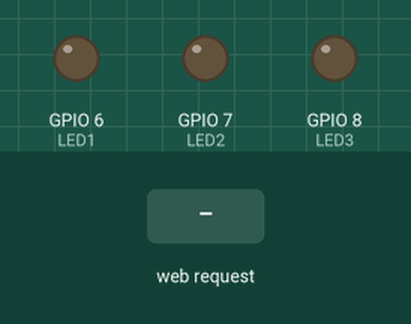
A sketch run on a simulated ESP8266 (NodeMCU). Parts: output pins drawn as LEDs (lit = HIGH). The inputs (shaded band) are chosen by the test bench. What the sketch prints to the serial monitor is not drawn.

Above: at 1.2 s.
1.3 s: HTTP request GET /led1/on received
At 2.2 s:
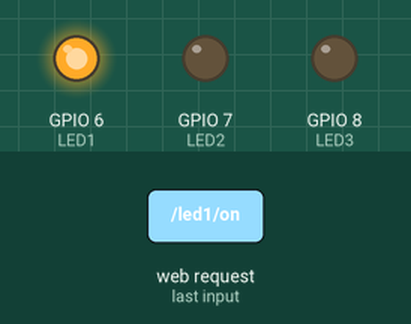
2.8 s: HTTP request GET /led3/on received
At 3.3 s:
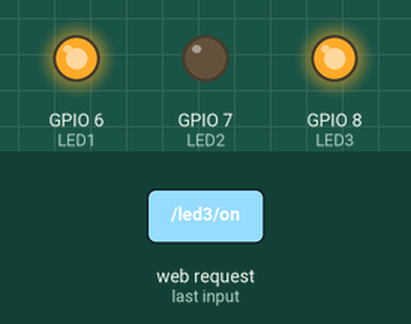
Timing chart, 0 to 5.8 s (numbered marks = the images above; inputs shaded):
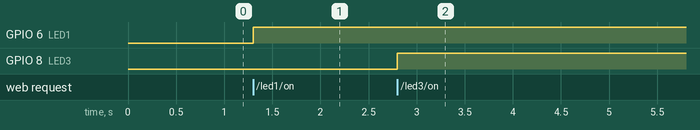

Measured:
- after the input at 1.3 s, GPIO 6 (LED1): LOW → HIGH at once
- after the input at 2.8 s, GPIO 8 (LED3): LOW → HIGH at once

The sketch:

NodeMCU--ESP8266--with-WebServer.ino
```cpp
//This is the complete code of the project. Here I used 3 LEDS and microcontroller board NodeMCU esp8266 with pin no. 5, 6, and 7
//Created by Prince Kumar Kushwaha
#include <ESP8266WiFi.h>
#include <ESP8266mDNS.h>

#define LED1 6
#define LED2 7
#define LED3 8

char webpage[] PROGMEM = R"=====(
<!DOCTYPE html>
<html>
<body>
    <center>
        <h1> <u>Home Automation using NodeMCU </u></h1>
        <br>
        <h2> <u> Design by Prince Kumar Kushwaha </u></h2>
        <h3>LED 1</h3>
        <b>
            <button onclick="window.location = 'http://'+location.hostname+'/led1/on'">ON</button>
            <button onclick="window.location = 'http://'+location.hostname+'/led1/off'">OFF</button>
        </b>

        <h3>LED 2</h3>
        <b>
            <button onclick="window.location = 'http://'+location.hostname+'/led2/on'">ON</button>
            <button onclick="window.location = 'http://'+location.hostname+'/led2/off'">OFF</button>
        </b>

        <h3>LED 3</h3>
        <b>
            <button onclick="window.location = 'http://'+location.hostname+'/led3/on'">ON</button>
            <button onclick="window.location = 'http://'+location.hostname+'/led3/off'">OFF</button>
        </b>
    </center>
</body>
</html>
)=====";

#include <ESPAsyncWebServer.h>

AsyncWebServer server(80); // server port 80

void notFound(AsyncWebServerRequest *request)
{
  request->send(404, "text/plain", "Page Not found");
}

void setup(void)
{

  Serial.begin(115200);
  pinMode(LED1, OUTPUT);
  pinMode(LED2, OUTPUT);
  pinMode(LED3, OUTPUT);

  WiFi.softAP("KEC", "kec@12345");
  Serial.println("softap");
  Serial.println("");
  Serial.println(WiFi.softAPIP());


  if (MDNS.begin("ESP")) { //esp.local/
    Serial.println("MDNS responder started");
  }


  server.on("/", [](AsyncWebServerRequest * request)
  {

  request->send_P(200, "text/html", webpage);
  });

//to trun on the LED1
   server.on("/led1/on", HTTP_GET, [](AsyncWebServerRequest * request)
  {
    digitalWrite(LED1,HIGH);
  request->send_P(200, "text/html", webpage);
  });
//to turn of the LED1
  server.on("/led1/on", HTTP_GET, [](AsyncWebServerRequest * request)
  {
    digitalWrite(LED1,LOW);
  request->send_P(200, "text/html", webpage);
  });


//to trun on the LED2
   server.on("/led1/on", HTTP_GET, [](AsyncWebServerRequest * request)
  {
    digitalWrite(LED2,HIGH);
  request->send_P(200, "text/html", webpage);
  });
//to turn of the LED2
  server.on("/led2/on", HTTP_GET, [](AsyncWebServerRequest * request)
  {
    digitalWrite(LED2,LOW);
  request->send_P(200, "text/html", webpage);
  });

  //to trun on the LED3
   server.on("/led3/on", HTTP_GET, [](AsyncWebServerRequest * request)
  {
    digitalWrite(LED3,HIGH);
  request->send_P(200, "text/html", webpage);
  });
//to turn of the LED3
  server.on("/led3/on", HTTP_GET, [](AsyncWebServerRequest * request)
  {
    digitalWrite(LED3,LOW);
  request->send_P(200, "text/html", webpage);
  });

  server.onNotFound(notFound);

  server.begin();  // it will start webserver
}


void loop(void)
{
}
```
